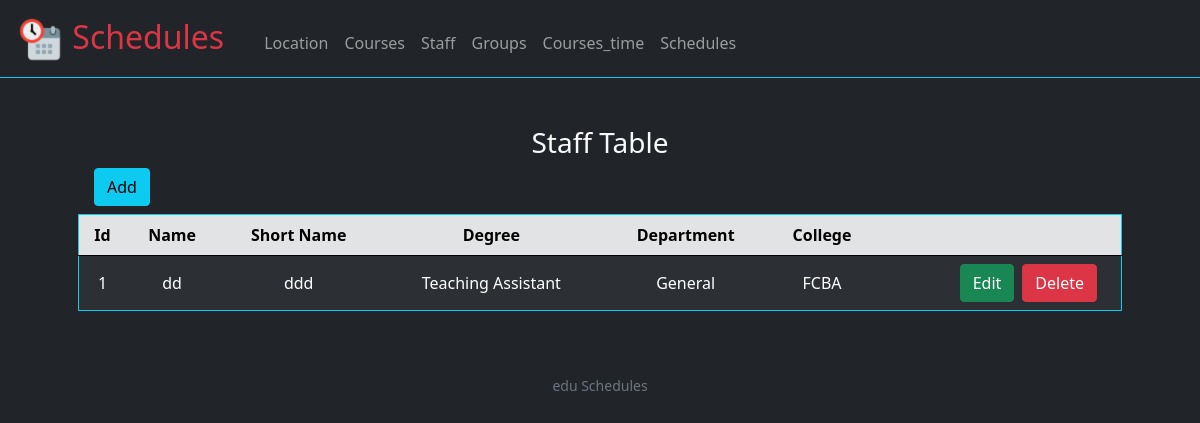
Screenshot of /staff with the database file from the repository.
### tables this page shows
CREATE TABLE staff(
    id integer,
    name text not null unique,
    short_name text unique,
    degree integer not null,
    department integer not null,
    college integer not null,
    primary key(id),
    foreign key (degree) references staff_degree(id),
    foreign key (department) references departments(id),
    foreign key (college) references colleges(id)
);

CREATE TABLE staff_degree(
    id integer,
    name text unique not null,
    primary key (id)
);

CREATE TABLE departments(
    id integer,
    name text unique not null,
    primary key(id)
);

CREATE TABLE colleges(
    id integer,
    name text unique not null,
    primary key(id)
);

### application.py (the view)
@app.route("/staff", methods=["POST", "GET"])
def staff():
    staff = view_table("""select
                            staff.id as "id",
                            staff.name as "name",
                            staff.short_name as "short name",
                            staff_degree.name as "degree",
                            departments.name as "department",
                            colleges.name as "college"
                            from staff
                        JOIN staff_degree on staff_degree.id = staff.degree
                        JOIN departments on departments.id = staff.department
                        join colleges on colleges.id = staff.college""")
    if type(staff) == str:
        return staff
    if request.method == "GET":
        return render_template("staff.html", keys=staff[0], data=staff[1])
    else:
        return render_template('functionals/data_view.html', keys=staff[0], data=staff[1],
                view_title="Staff Table", link_edit="/edit_staff", link_view="/staff", table="staff")

### application.py (called while the page is built)
@app.after_request
def after_request(response):
    response.headers["Cache-Control"] = "no-cache, no-store, must-revalidate"
    response.headers["Expires"] = 0
    response.headers["Pragma"] = "no-cache"
    return response

### helpers.py (called while the page is built)
def sql(query, values=(), return_data=False):
    if return_data == True:
        data = None
        with sqlite3.connect(db_name) as db:
            cur = db.cursor()
            cur.execute("pragma foreign_keys = on")
            cur.execute(query, values)
            keys = [d[0] for d in cur.description]
            data = [keys, cur.fetchall()]
        return data
    else:
        with sqlite3.connect(db_name) as db:
            cur = db.cursor()
            cur.execute(query, values)

def view_table(query):
    data = None
    try:
        data = sql(query, (), True)
    except:
        return "Error: SQLite3 Error view()"
    return data

### templates/staff.html (shortened to what this page needs)
{% extends "layout.html" %}
{% block main %}
    {% with view_title="Staff Table", link_edit="/edit_staff", link_view="/staff", table="staff"  %}
      {% include "functionals/data_view.html" %}
    {% endwith %}
{% endblock %}

### templates/functionals/data_view.html
{% block view %}
<div class="text-center" id="view">
    <div class="text-capitalize" >
        <h3>{{ view_title }}</h3>
    </div>
    <div class="d-grid gap-2 d-md-flex justify-content-md-start ms-3">
        <button  type="button" class="btn btn-info mb-2" data-bs-toggle="modal" data-bs-target="#add">
            Add
        </button>
    </div>
    <table class="table table-hover table-striped table-dark border rounded border-info align-middle">
        <thead class="text-capitalize table-secondary ">
            <tr>
                {% for key in keys %}
                    <th scope="col">{{ key }}</th>
                {% endfor %}
                <th scope="col"></th>
            </tr>
        </thead>
        <tbody>
            {% for row in data %}
                <tr>
                    {% for element in row %}
                        <td>{{ element }}</td>
                    {% endfor %}
                    <td>
                        <div class="d-grid gap-2 d-md-flex justify-content-md justify-content-md-end pe-3">
                            <button class="btn btn-success mr-3" onclick="show_delete_edit(2, '{{ row[0] }}','{{ link_edit }}', '{{ link_view }}', '{{ table }}')" >Edit</button>
                            <button class="btn btn-danger" onclick="show_delete_edit(1, '{{ row[0] }}', '/delete_data', '{{ link_view }}', '{{ table }}', '{{ row[1] }}')" >Delete</button>
                        </div>
                    </td>
                </tr>
            {% endfor %}
        </tbody>
    </table>
</div>
{% endblock %}

### rows the page displays
staff: row "1", name "dd", short_name "ddd"
staff_degree: name "Teaching Assistant"
departments: name "General"
colleges: name "FCBA"

### other values shown
{{ view_title }} "Staff Table"
{{ key }} "Id" "Name" "Short Name" "Degree" "Department" "College"
